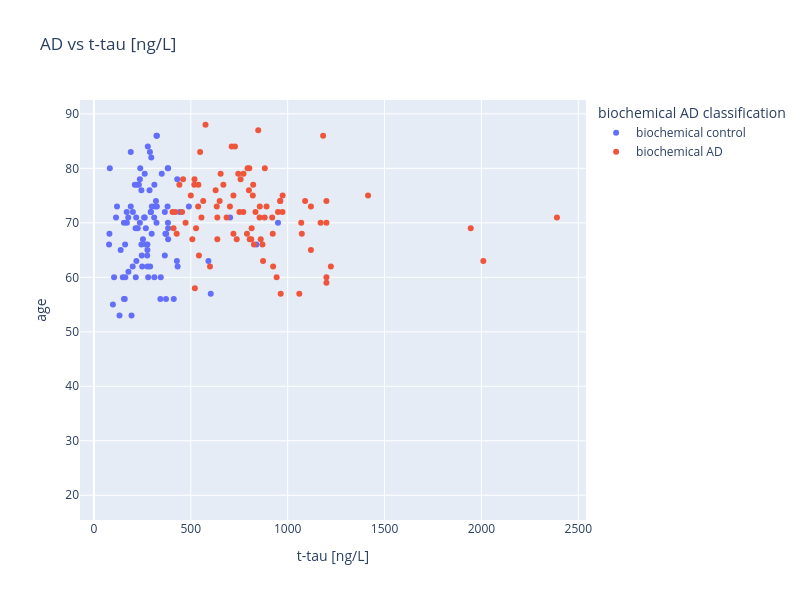

Notebook code cell kept with this figure:
### Code cell
fig = px.scatter(d_groups,
                 x='t-tau [ng/L]',
                 y='age',
                 color='biochemical AD classification',
                 title='AD vs t-tau [ng/L]')   
fig.update_layout(
    width=800,
    height=600,
)
fig.show()
